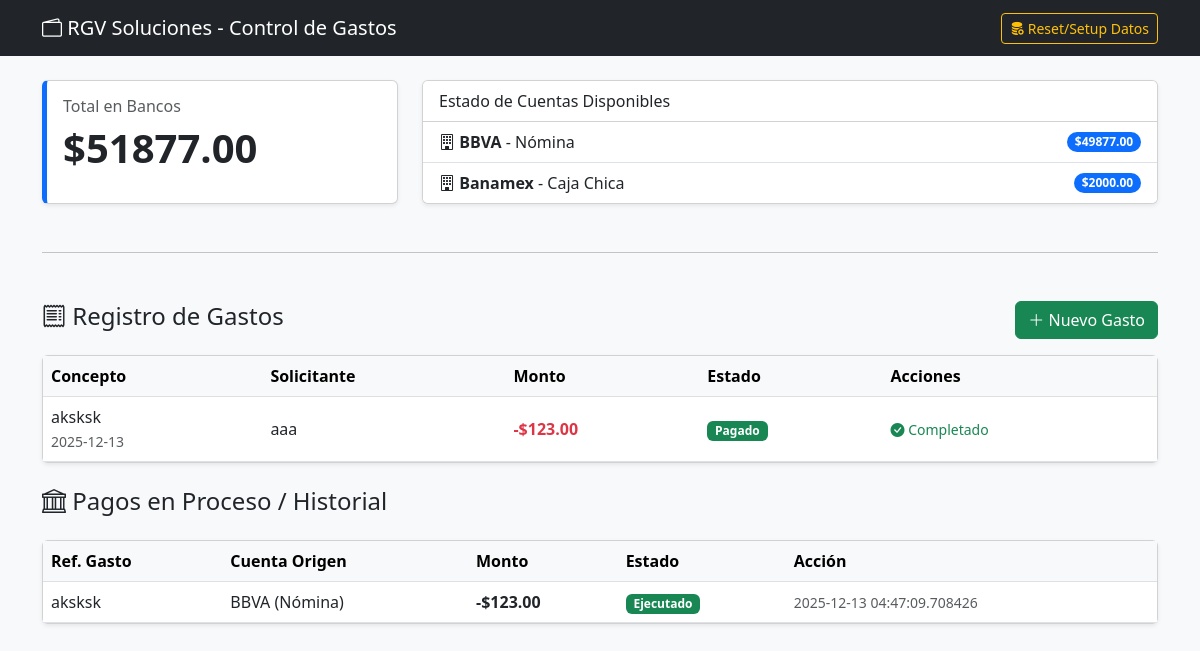
Before: / with the older database file.
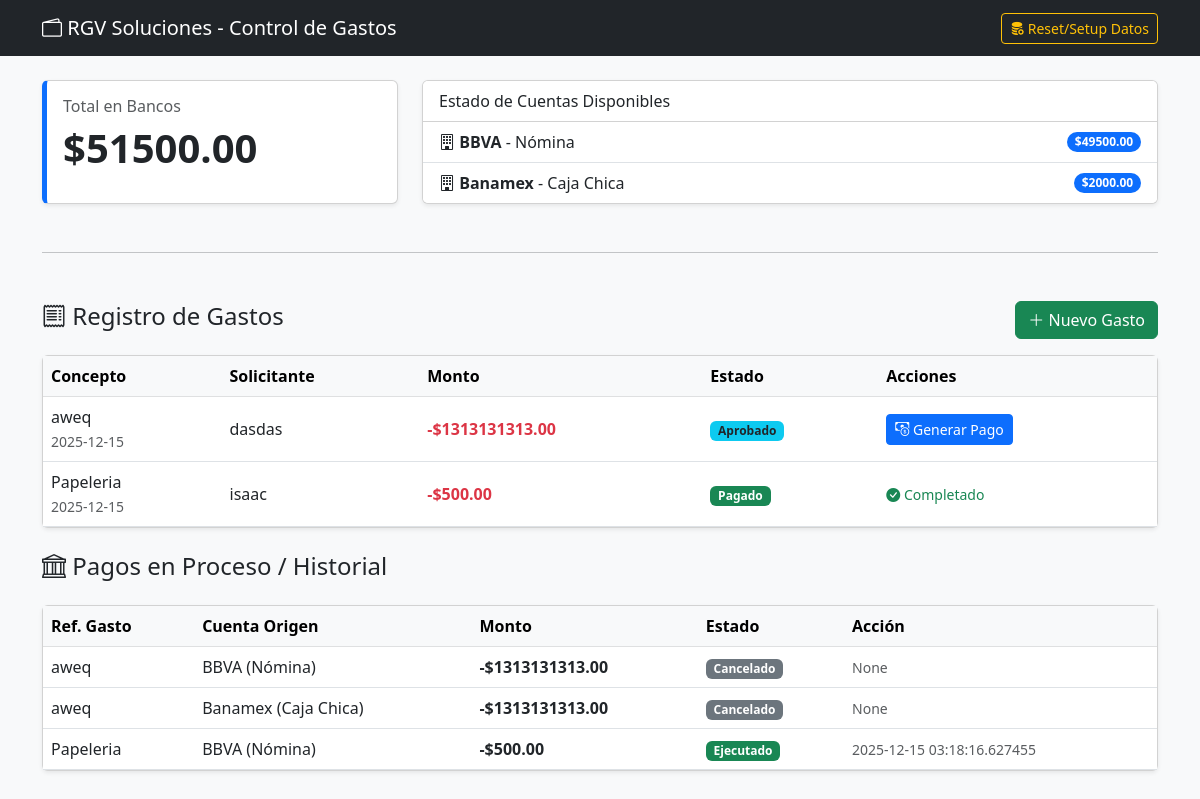
After: the same page with the newer database file.
### models.py (models this page shows, shortened)
class CuentaBancaria(db.Model):
    __tablename__ = 'cuenta_bancaria'
    id = db.Column(db.Integer, primary_key=True)
    nombre_banco = db.Column(db.String(100), nullable=False)
    nombre_cuenta = db.Column(db.String(100), nullable=False)
    numero_cuenta = db.Column(db.String(50), nullable=False, unique=True)
    saldo = db.Column(db.Numeric(12, 2), default=0.00)
    moneda = db.Column(db.String(10), default='MXN')
    pagos = db.relationship('Pago', backref='cuenta', lazy=True)

class Gasto(db.Model):
    __tablename__ = 'gasto'
    id = db.Column(db.Integer, primary_key=True)
    solicitante = db.Column(db.String(100), nullable=False)
    concepto = db.Column(db.String(200), nullable=False)
    monto = db.Column(db.Numeric(10, 2), nullable=False)
    fecha_creacion = db.Column(db.DateTime, default=datetime.utcnow)
    estado = db.Column(db.String(20), default='PENDIENTE')
    motivo_cancelacion = db.Column(db.String(300))
    pagos = db.relationship('Pago', backref='gasto', lazy=True)

class Pago(db.Model):
    __tablename__ = 'pago'
    id = db.Column(db.Integer, primary_key=True)
    gasto_id = db.Column(db.Integer, db.ForeignKey('gasto.id'), nullable=False)
    cuenta_id = db.Column(db.Integer, db.ForeignKey('cuenta_bancaria.id'), nullable=False)
    monto = db.Column(db.Numeric(10, 2), nullable=False)
    fecha_creacion = db.Column(db.DateTime, default=datetime.utcnow)
    fecha_programada = db.Column(db.Date, nullable=True)
    fecha_ejecucion = db.Column(db.DateTime)
    estado = db.Column(db.String(20), default='PENDIENTE')
    motivo_cancelacion = db.Column(db.String(300))
    notas = db.Column(db.String(500))

### app.py (the view)
@app.route('/')
def index():
    gastos = Gasto.query.order_by(Gasto.fecha_creacion.desc()).all()
    pagos = Pago.query.order_by(Pago.fecha_creacion.desc()).all()
    cuentas = CuentaBancaria.query.all()
    total_bancos = sum(c.saldo for c in cuentas)
    return render_template('base.html', gastos=gastos, pagos=pagos, cuentas=cuentas, total_bancos=total_bancos)

### templates/base.html (shortened to what this page needs)
<!doctype html>
<html lang="es">
<head>
    <link href="https://cdn.jsdelivr.net/npm/bootstrap@5.3.0/dist/css/bootstrap.min.css" rel="stylesheet">
    <link rel="stylesheet" href="https://cdn.jsdelivr.net/npm/bootstrap-icons@1.10.0/font/bootstrap-icons.css">
</head>
<body class="bg-light">
    <nav class="navbar navbar-dark bg-dark mb-4">
        <div class="container">
            <a class="navbar-brand" href="/">
                <i class="bi bi-wallet2"></i> RGV Soluciones - Control de Gastos
            </a>
            <a href="/setup" class="btn btn-sm btn-outline-warning">
                <i class="bi bi-database-fill-gear"></i> Reset/Setup Datos
            </a>
        </div>
    </nav>
    <div class="container">
        <div class="row mb-4">
            <div class="col-md-4">
                <div class="card shadow-sm card-saldo h-100">
                    <div class="card-body">
                        <h6 class="text-muted">Total en Bancos</h6>
                        <h2 class="display-6 fw-bold">${{ total_bancos }}</h2>
                    </div>
                </div>
            </div>
            <div class="col-md-8">
                <div class="card shadow-sm h-100">
                    <div class="card-header bg-white">Estado de Cuentas Disponibles</div>
                    <ul class="list-group list-group-flush">
                        {% for cuenta in cuentas %}
                        <li class="list-group-item d-flex justify-content-between align-items-center">
                            <div>
                                <i class="bi bi-building"></i> <strong>{{ cuenta.nombre_banco }}</strong> - {{ cuenta.nombre_cuenta }}
                            </div>
                            <span class="badge bg-primary rounded-pill">${{ cuenta.saldo }}</span>
                        </li>
                        {% endfor %}
                    </ul>
                </div>
            </div>
        </div>
        <hr class="my-5">
        <div class="row mb-4">
            <div class="col-12 d-flex justify-content-between align-items-center mb-3">
                <h4><i class="bi bi-receipt"></i> Registro de Gastos</h4>
                <button type="button" class="btn btn-success" data-bs-toggle="modal" data-bs-target="#modalGasto">
                    <i class="bi bi-plus-lg"></i> Nuevo Gasto
                </button>
            </div>
            <div class="col-12">
                <div class="card shadow-sm">
                    <div class="table-responsive">
                        <table class="table table-hover align-middle mb-0">
                            <thead class="table-light">
                                <tr>
                                    <th>Concepto</th>
                                    <th>Solicitante</th>
                                    <th>Monto</th>
                                    <th>Estado</th>
                                    <th>Acciones</th>
                                </tr>
                            </thead>
                            <tbody>
                                {% for gasto in gastos %}
                                <tr>
                                    <td>{{ gasto.concepto }}<br><small class="text-muted">{{ gasto.fecha_creacion.strftime('%Y-%m-%d') }}</small></td>
                                    <td>{{ gasto.solicitante }}</td>
                                    <td class="fw-bold text-danger">-${{ gasto.monto }}</td>
                                    <td>
                                        {% if gasto.estado == 'PENDIENTE' %}<span class="badge bg-warning text-dark">Pendiente</span>
                                        {% elif gasto.estado == 'APROBADO' %}<span class="badge bg-info text-dark">Aprobado</span>
                                        {% elif gasto.estado == 'PAGADO' %}<span class="badge bg-success">Pagado</span>
                                        {% else %}<span class="badge bg-secondary">Cancelado</span>{% endif %}
                                    </td>
                                    <td>
                                        {% if gasto.estado == 'PENDIENTE' %}
                                            <form action="{{ url_for('accion_gasto', id=gasto.id) }}" method="POST" class="d-inline">
                                                <input type="hidden" name="accion" value="aprobar">
                                                <button class="btn btn-sm btn-outline-success" title="Aprobar"><i class="bi bi-check-lg"></i></button>
                                            </form>
                                            <form action="{{ url_for('accion_gasto', id=gasto.id) }}" method="POST" class="d-inline">
                                                <input type="hidden" name="accion" value="cancelar">
                                                <button class="btn btn-sm btn-outline-danger" title="Rechazar"><i class="bi bi-x-lg"></i></button>
                                            </form>
                                        {% elif gasto.estado == 'APROBADO' %}
                                            <button type="button" class="btn btn-sm btn-primary" data-bs-toggle="modal" data-bs-target="#modalPago{{ gasto.id }}">
                                                <i class="bi bi-cash-coin"></i> Generar Pago
                                            </button>
                                            {% elif gasto.estado == 'PAGADO' %}
                                            <small class="text-success"><i class="bi bi-check-circle-fill"></i> Completado</small>
                                        {% endif %}
                                    </td>
                                </tr>
                                {% else %}
                                <tr><td colspan="5" class="text-center text-muted py-3">No hay gastos registrados.</td></tr>
                                {% endfor %}
                            </tbody>
                        </table>
                    </div>
                </div>
            </div>
        </div>
        <div class="row mb-5">
            <div class="col-12 mb-3">
                <h4><i class="bi bi-bank"></i> Pagos en Proceso / Historial</h4>
            </div>
            <div class="col-12">
                <div class="card shadow-sm">
                    <div class="table-responsive">
                        <table class="table table-hover align-middle mb-0">
                            <thead class="table-light">
                                <tr>
                                    <th>Ref. Gasto</th>
                                    <th>Cuenta Origen</th>
                                    <th>Monto</th>
                                    <th>Estado</th>
                                    <th>Acción</th>
                                </tr>
                            </thead>
                            <tbody>
                                {% for pago in pagos %}
                                <tr>
                                    <td>{{ pago.gasto.concepto }}</td>
                                    <td>{{ pago.cuenta.nombre_banco }} ({{ pago.cuenta.nombre_cuenta }})</td>
                                    <td class="fw-bold">-${{ pago.monto }}</td>
                                    <td>
                                        {% if pago.estado == 'PENDIENTE' %}<span class="badge bg-warning text-dark">Por Ejecutar</span>
                                        {% elif pago.estado == 'EJECUTADO' %}<span class="badge bg-success">Ejecutado</span>
                                        {% else %}<span class="badge bg-secondary">Cancelado</span>{% endif %}
                                    </td>
                                    <td>
                                        {% if pago.estado == 'PENDIENTE' %}
                                            <form action="{{ url_for('ejecutar_pago', id=pago.id) }}" method="POST" class="d-inline">
                                                <button type="submit" name="accion" value="ejecutar" class="btn btn-sm btn-success fw-bold" title="Ejecutar y Descontar Saldo">
                                                    Ejecutar <i class="bi bi-send"></i>
                                                </button>
                                                <button type="submit" name="accion" value="cancelar" class="btn btn-sm btn-outline-secondary" title="Cancelar Pago">
                                                    <i class="bi bi-x"></i>
                                                </button>
                                            </form>
                                        {% else %}
                                            <small class="text-muted">{{ pago.fecha_ejecucion }}</small>
                                        {% endif %}
                                    </td>
                                </tr>
                                {% else %}
                                <tr><td colspan="5" class="text-center text-muted">No hay pagos generados.</td></tr>
                                {% endfor %}
                            </tbody>
                        </table>
                    </div>
                </div>
            </div>
        </div>
    </div>
</body>
</html>

### templates/base.html (style rules this page uses)
.card-saldo { border-left: 5px solid #0d6efd; }

Changed rows visible on the page:
changed CuentaBancaria "BBVA": saldo "49877.00" → "49500.00"
added Gasto: concepto "aweq", fecha_creacion "2025-12-15", solicitante "dasdas", monto "1313131313.00", estado "Aprobado"
changed Gasto: concepto "aksksk" → "Papeleria"; fecha_creacion "2025-12-13" → "2025-12-15"; solicitante "aaa" → "isaac"; monto "123.00" → "500.00"
added Pago: gasto.concepto "aweq", cuenta.nombre_banco "BBVA", cuenta.nombre_cuenta "Nómina", monto "1313131313.00", estado "Cancelado", fecha_ejecucion "None"
added Pago: gasto.concepto "aweq", cuenta.nombre_banco "Banamex", cuenta.nombre_cuenta "Caja Chica", monto "1313131313.00", estado "Cancelado", fecha_ejecucion "None"
changed Pago: gasto.concepto "aksksk" → "Papeleria"; monto "123.00" → "500.00"; fecha_ejecucion "2025-12-13 04:47:09.708426" → "2025-12-15 03:18:16.627455"
Other visible differences:
{{ total_bancos }}: "51877.00" → "51500.00"
